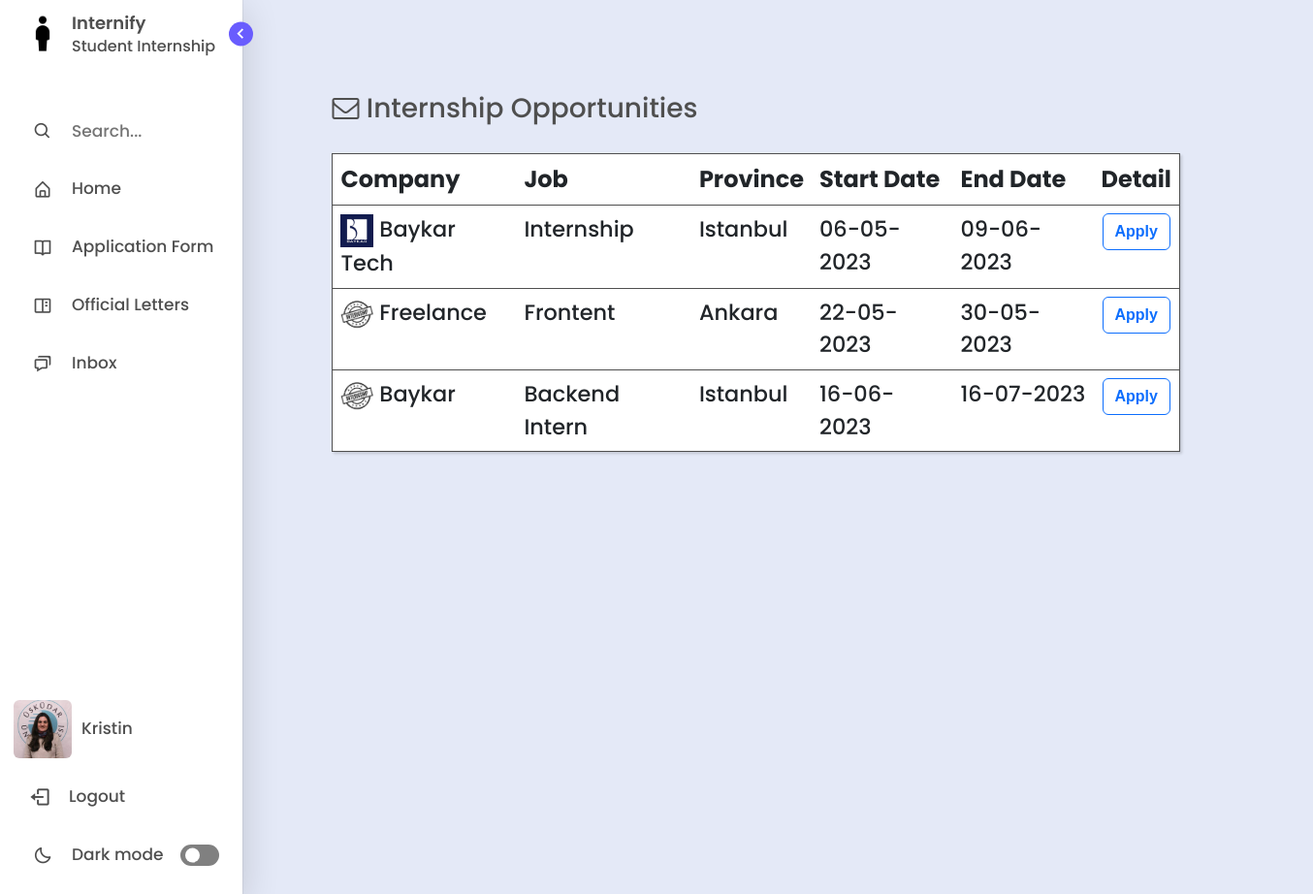
The page /internship-opportunities/ (signed in) on the database its author committed.
### management/models.py (models this page shows, shortened)
class User(AbstractBaseUser, PermissionsMixin):
    GENDER_CHOICES = (
        ('M', 'Male'),
        ('F', 'Female'),
    )
    first_name = models.CharField(max_length=100)
    last_name = models.CharField(max_length=100)
    email = models.EmailField(unique=True)
    gender = models.CharField(max_length=1, choices=GENDER_CHOICES)
    photo = models.ImageField(upload_to='users', null=True, blank=True)
    last_login = models.DateTimeField(auto_now=True)
    is_active = models.BooleanField(default=True)
    is_staff = models.BooleanField(default=False)
    is_superuser = models.BooleanField(default=False)
    objects = CustomUserManager()
    USERNAME_FIELD = 'email'
    REQUIRED_FIELDS = ['first_name', 'last_name', 'gender',  'password']

class BaseAbstractModel(models.Model):
    is_visible = models.BooleanField(default=True, verbose_name='Visibility')
    date_created = models.DateTimeField(auto_now_add=True)
    date_updated = models.DateTimeField(auto_now=True)
    class Meta:
        abstract = True

class Internship(BaseAbstractModel):
    job = models.CharField(max_length=255)
    company = models.CharField(max_length=255)
    logo = models.ImageField(upload_to='logos', null=True, blank=True)
    province = models.ForeignKey(Province, on_delete=SET_NULL, null=True)
    start_date = models.DateField(null=True, blank=True)
    end_date = models.DateField(null=True, blank=True)
    department = models.ForeignKey(Department, on_delete=SET_NULL, null=True)
    faculty = models.ForeignKey(Faculty, on_delete=SET_NULL, null=True)
    url = models.URLField()

class Province(BaseAbstractModel):
	name = models.CharField(max_length=255)

### management/views.py (the view, shortened to what this page needs)
# urls.py: path('internship-opportunities/', views.internshipopp, name = "internshipopp"),
def internshipopp(request):
	user = request.user
	if user.groups.all()[0].name == 'Student':
		student = Student.objects.get(user=user)
		internships = Internship.objects.filter(faculty=student.faculty).order_by('-date_created')[:20]
		return render(request, "student/internshipopp.html", {'internships':internships})
	provinces = Province.objects.all().order_by('name')
	internships = Internship.objects.all().order_by('-date_created')[:20]
	faculties = Faculty.objects.all()
	departments = Department.objects.all()
	context = {
		'provinces': provinces,
		'internships': internships,
		'faculties': faculties,
		'departments': departments,
	}
	return render(request, "student/internshipopp.html", context)

### templates/student/internshipopp.html (shortened to what this page needs)
{% extends "layout.html" %}
{% load static %}
{% block content %}
    <div class="home offset-md-1" style="margin-top:7%; margin-left:12%; overflow: hidden;">
      <div class="row">
        <div class="col-md-9">
          <h3 class="title text" style="float:left; margin-bottom:30px;"><i class="fa fa-envelope-o"></i> Internship Opportunities</h3>
          <table class="table" style="width:100%; background-color: var(--primary-color-light); border:1px solid var(--text-color); box-shadow: rgba(0, 0, 0, 0.15) 1.95px 1.95px 2.6px;">
            {% if internships.count > 0 %}
				<thead class="text" style="font-size: 1.5rem;">
					<tr>
						<th>Company</th>
						<th>Job</th>
						<th>Province</th>
						<th>Start Date</th>
						<th>End Date</th>
						<th style="text-align:center;">Detail</th>
					</tr>
				</thead>
				<tbody style="font-size: 1.4rem;">
					{% for internship in internships %}
						<tr class="text">
							<td>
								<a title="{{internship.title}}" href="#" style="text-decoration: none;">
									<img width="34" alt="{{internship.company}}" src="
									{% if internship.logo %}
										{{internship.logo.url}}
									{% else %}
										{% static 'assets/img/internship.jpg' %}
									{% endif %}
									">
								</a>
								{{internship.company}}
							</td>
							<td>{{internship.job}}</td>
							<td>{{internship.province.name}}</td>
							<td>{{internship.start_date|date:"d-m-Y"}}</td>
							<td>{{internship.end_date|date:"d-m-Y"}}</td>
							<td style ="text-align: center;">
								<a href="{{internship.url}}" target="_blank" class="btn btn-outline-primary" style="text-decoration: none;">
									<span style="font-weight: bold; font-family: Arial, Helvetica, sans-serif;">Apply</span>
								</a>
							</td>
						</tr>
					{% endfor %}
				</tbody>
			{% else %}
				<tr>
					<td style="text-align:center; font-weight:bold;">There is no internship opportunity.</td>
				</tr>
			{% endif %}
          </table>
          </div>
        </div>
      </div>
</body>
{% endblock content %}

### templates/includes/sidebar.html (shortened to what this page needs)
<!DOCTYPE html>
{% load static %}
<html lang="en">
<head>
    <link href='https://unpkg.com/boxicons@2.1.1/css/boxicons.min.css' rel='stylesheet'>
</head>
<body>
    <nav class="sidebar open">
        <header>
            <div class="image-text">
                <span class="image">
                    <a href="/home"><img id="my-image" src="{% static 'assets/img/logo.png' %}" alt=""></a>
                </span>
                <div class="text logo-text">
                    <a href="/home" style="text-decoration: none; color: var(--text-color);"><span class="name">Internify</span></a>
                    <span class="profession">Student Internship</span>
                </div>
            </div>
            <i class='bx bx-chevron-right toggle'></i>
        </header>
        <div class="menu-bar">
            <div class="menu">
				<li class="search-box">
                    <i class='bx bx-search icon'></i>
                    <input type="text" placeholder="Search...">
                </li>
                <li class="nav-link">
                    <a href="{% url 'index' %}">
                        <i class='bx bx-home-alt icon' ></i>
                        <span class="text nav-text">Home</span>
                    </a>
                </li>
                {% for group in request.user.groups.all %}
                    {% if group.name == 'Coordinator' %}
                        <li class = "nav-link">
                            <a href="/staff/application-form">
                                <i class='bx bx-book-open icon' ></i>
                                <span class="text nav-text">Application Form</span>
                            </a>
                        </li>
                        <li class = "nav-link">
                            <a href="{% url 'offletters' %}">
                                <i class='bx bx-book-content icon' ></i>
                                <span class="text nav-text">Official Letters</span>
                            </a>
                        </li>
                    {% endif %}
                {% endfor %}
                <li class="nav-link">
                    <a href="/inbox">
                        <i class='bx bx-chat icon' ></i>
                        <span class="text nav-text">Inbox</span>
                    </a>
                </li>
            </div>
            <div class="bottom-content">
                <li class="nav-link">
                    <a href="/profile">
                        <img src="
                                {% if request.user.photo%}
                                    {{ request.user.photo.url }}
                                {% elif request.user.gender == 'M' %}
                                    {% static 'assets/img/avatars/male_avatar.png' %}
                                {% else %}
                                    {% static 'assets/img/avatars/female_avatar.png' %}
                                {% endif %}
                                "
                                alt="user-avatar"
                            class="d-block rounded" height="60" width="60" id="uploadedAvatar" />
                        <span class="text nav-text" style="margin-left:10px;"> {{user.first_name}}</span>
                    </a>
                </li>
                <li class="nav-link">
                    <a href="/logout">
                        <i class='bx bx-log-out icon' style="font-size:23px; margin-left:-3px;"></i>
                        <span class="text nav-text">Logout</span>
                    </a>
                </li>
                <li class="mode">
                    <div class="sun-moon">
                        <i class='bx bx-moon icon moon'></i>
                    </div>
                    <span class="mode-text text">Dark mode</span>
                    <div class="toggle-switch">
                        <span class="switch"></span>
                    </div>
                </li>
            </div>
        </div>
    </nav>
</body>
</html>

### templates/student/internshipopp.html (style rules this page uses)
body { overflow: hidden; margin-top:9%; }

### templates/includes/sidebar.html (style rules this page uses)
* { margin: 0; padding: 0; box-sizing: border-box; font-family: 'Poppins', sans-serif; }
:root { --body-color: #E4E9F7; --sidebar-color: #FFF; --primary-color: #695CFE; --primary-color-light: white; --purple-text-color: #696CFF; --toggle-color: gray; --text-color: #4f4f4f; --tran-03: all 0.2s ease; --tran-03: all 0.3s ease; --tran-04: all 0.3s ease; --tran-05: all 0.3s ease; }
body { min-height: 100vh; background-color: var(--body-color); transition: var(--tran-05); overflow-x: hidden; }
.sidebar { position: fixed; top: 0; left: 0; height: 100%; width: 250px; padding: 10px 14px; background: var(--sidebar-color); transition: var(--tran-05); z-index: 100; box-shadow: rgba(0, 0, 0, 0.16) 0px 10px 36px 0px, rgba(0, 0, 0, 0.06) 0px 0px 0px 1px; }
.sidebar li { height: 50px; list-style: none; display: flex; align-items: center; margin-top: 10px; }
.sidebar header .image, .sidebar .icon { min-width: 60px; border-radius: 6px; }
.sidebar .icon { min-width: 60px; border-radius: 6px; height: 100%; display: flex; align-items: center; justify-content: center; font-size: 20px; }
.sidebar .text, .sidebar .icon { color: var(--text-color); transition: var(--tran-03); }
.sidebar .text { font-size: 17px; font-weight: 500; white-space: nowrap; opacity: 1; }
.sidebar header { position: relative; }
.sidebar header .image-text { display: flex; align-items: center; }
.sidebar header .logo-text { display: flex; flex-direction: column; }
header .image-text .name { margin-top: 2px; font-size: 18px; font-weight: 600; }
header .image-text .profession { font-size: 16px; margin-top: -2px; display: block; }
.sidebar header .image { display: flex; align-items: center; justify-content: center; }
.sidebar header .image img { width: 40px; border-radius: 6px; }
.sidebar header .toggle { position: absolute; top: 50%; right: -25px; transform: translateY(-50%) rotate(180deg); height: 25px; width: 25px; background-color: var(--primary-color); color: var(--sidebar-color); border-radius: 50%; display: flex; align-items: center; justify-content: center; font-size: 22px; cursor: pointer; transition: var(--tran-05); }
.sidebar .menu { margin-top: 40px; }
.sidebar li.search-box { border-radius: 6px; background-color: var(--primary-color-light); cursor: pointer; transition: var(--tran-05); }
.sidebar li.search-box input { height: 100%; width: 100%; outline: none; border: none; background-color: var(--primary-color-light); color: var(--text-color); border-radius: 6px; font-size: 17px; font-weight: 500; transition: var(--tran-05); }
.sidebar li a { list-style: none; height: 100%; background-color: transparent; display: flex; align-items: center; height: 100%; width: 100%; border-radius: 6px; text-decoration: none; transition: var(--tran-03); }
.sidebar .menu-bar { height: calc(100% - 55px); display: flex; flex-direction: column; justify-content: space-between; overflow-y: scroll; }
.sidebar .menu-bar .mode { border-radius: 6px; background-color: var(--primary-color-light); position: relative; transition: var(--tran-05); }
.menu-bar .mode .sun-moon { height: 50px; width: 60px; }
.mode .sun-moon i { position: absolute; }
.bottom-content .nav-link { margin-top:20px; }
.menu-bar .bottom-content .toggle-switch { position: absolute; right: 0; height: 100%; min-width: 60px; display: flex; align-items: center; justify-content: center; border-radius: 6px; cursor: pointer; }
.toggle-switch .switch { position: relative; height: 22px; width: 40px; border-radius: 25px; background-color: var(--toggle-color); transition: var(--tran-05); }
.switch::before { content: ''; position: absolute; height: 15px; width: 15px; border-radius: 50%; top: 50%; left: 5px; transform: translateY(-50%); background-color: var(--sidebar-color); transition: var(--tran-04); }
.home { position: absolute; top: 0; top: 0; left: 180px; height: 100vh; width: calc(100% - 180px); background-color: var(--body-color); transition: var(--tran-05); }
.home .text { font-weight: 500; color: var(--text-color); }

### rows shown on the page
User: photo (picture), first_name "Kristin"
Internship: logo (picture), company "Baykar Tech", job "Internship", province.name "Istanbul", start_date "06-05-2023", end_date "09-06-2023"
Internship: company "Freelance", job "Frontent", province.name "Ankara", start_date "22-05-2023", end_date "30-05-2023"
Internship: company "Baykar", job "Backend Intern", province.name "Istanbul", start_date "16-06-2023", end_date "16-07-2023"
